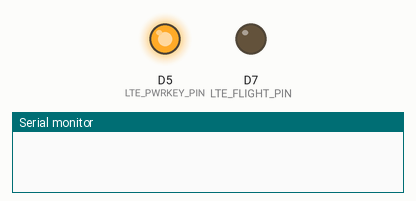
This sketch was run on a simulated Arduino Zero (SAMD21). On the bench: output pins drawn as LEDs (lit = HIGH), the last lines printed to the serial monitor. No MQTT or app messages arrive unless stated.

Above: at 0.2 s.
At 2.2 s:
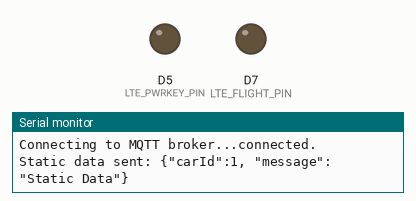
Timing chart, 0 to 3.7 s (numbered marks = the images above):
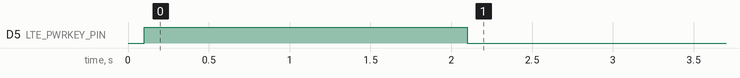

The sketch:

mqtt_split.ino
```cpp
#define TINY_GSM_MODEM_SIM7600
#include <PubSubClient.h>
#include <TinyGsmClient.h>

// LTE Modem pins
#define LTE_PWRKEY_PIN 5
#define LTE_RESET_PIN 6
#define LTE_FLIGHT_PIN 7

// APN and MQTT credentials
const char apn[] = "airtelgprs.com";
const char broker[] = "35.200.163.26";
const int brokerPort = 1883;
const char topic[] = "sim7600/static";

// GSM and MQTT clients
TinyGsm modem(Serial1);
TinyGsmClient gsmClient(modem);
PubSubClient mqttClient(gsmClient);

// Intervals
const unsigned long sendInterval = 2000; // 2 seconds
unsigned long lastSendTime = 0;
void checkInternet() {
    if (modem.isGprsConnected()) {
        SerialUSB.println("Modem is connected to the Internet.");
    } else {
        SerialUSB.println("Modem is NOT connected to the Internet. Retrying...");
        modem.gprsDisconnect();
        modem.gprsConnect(apn, "", "");
    }
}
// MQTT reconnect function
void reconnectMQTT() {
    while (!mqttClient.connected()) {
        SerialUSB.print("Connecting to MQTT broker...");
        if (mqttClient.connect("StaticDataClient")) {
            SerialUSB.println("connected.");
        } else {
            SerialUSB.print("failed, rc=");
            SerialUSB.print(mqttClient.state());
            SerialUSB.println(" trying again in 5 seconds.");
            checkInternet();
            delay(5000);
        }
    }
}

// LTE modem initialization
void initModem() {
    modem.restart();
    if (!modem.gprsConnect(apn, "", "")) {
        SerialUSB.println("Failed to connect to GPRS. Retrying...");
        while (!modem.gprsConnect(apn, "", "")) {
            delay(5000);
        }
    }
    SerialUSB.println("GPRS connected.");
}

void setup() {
    SerialUSB.begin(115200);
    Serial1.begin(115200);

    // Configure LTE pins
    pinMode(LTE_RESET_PIN, OUTPUT);
    digitalWrite(LTE_RESET_PIN, LOW);

    pinMode(LTE_PWRKEY_PIN, OUTPUT);
    digitalWrite(LTE_PWRKEY_PIN, LOW);
    delay(100);
    digitalWrite(LTE_PWRKEY_PIN, HIGH);
    delay(2000);
    digitalWrite(LTE_PWRKEY_PIN, LOW);

    pinMode(LTE_FLIGHT_PIN, OUTPUT);
    digitalWrite(LTE_FLIGHT_PIN, LOW);

    while (!SerialUSB) {
        delay(10);
    }

    SerialUSB.println("Initializing modem...");
    initModem();

    mqttClient.setServer(broker, brokerPort);
}

void loop() {
    if (!mqttClient.connected()) {
        reconnectMQTT();
    }

    unsigned long currentTime = millis();
    if (currentTime - lastSendTime >= sendInterval) {
        lastSendTime = currentTime;
        String payload = "{\"carId\":1, \"message\": \"Static Data\"}";
        if (mqttClient.publish(topic, payload.c_str())) {
            SerialUSB.println("Static data sent: " + payload);
        } else {
            SerialUSB.println("Failed to send static data.");
        }
    }
}
```
